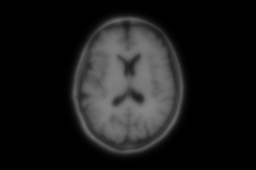
#> input picture code/xs_04/I_1.pgm, 256 x 170 px, shrunk from 320 x 213 before the run
$ python xs04_main.py
#> lines starting #> are read from the running program, lines starting #| are printed output that depends on the picture; long printed decimals are rounded
### code/xs_04/func_obj.py
"""
LEONARDO DANIEL AVIÑA NERI
Fecha: 15/04/2026  (dd/mm/aaaa)
MAJOR: LIDIA
Universidad de Guanajuato - Campus Irapuato-Salamanca
Email: ld.avinaneri@ugto.mx
UDA: Optimización
DESCRIPTION:
    Función objetivo SSD para registro afín de imágenes.

Formulación exacta del ejercicio:
    f(t) = 1/2 * sum_{i=1}^n sum_{j=1}^m  (v_o_{i,j} - v_m_{i,j}*)^2

    X(p_{i,j}, t) = [i, j, 1, 0, 0, 0 ] * [t1]
                    [0, 0, 0, i, j, 1 ]   [t2]
                                           [t3]
                                           [t4]
                                           [t5]
                                           [t6]
    =>  x* = t1*i + t2*j + t3    (i = fila, j = columna)
        y* = t4*i + t5*j + t6

    Gradiente (regla de la cadena):
        df/dt_k = -sum_{i,j} (v_o_{i,j} - v_m_{i,j}*) * dv_m*/dt_k

        dv_m*/dt_k = (∂Im/∂x*) * (∂x*/∂t_k)  +  (∂Im/∂y*) * (∂y*/∂t_k)

    D_t v_m* = X^T * [∂Im/∂x*, ∂Im/∂y*]^T   =>  vector 6x1:
        [i * gx*, j * gx*, gx*, i * gy*, j * gy*, gy*]

    donde gx* = ∂Im/∂x* evaluado en (x*, y*) = gradiente de Im en dirección
    de filas (eje-0), y gy* en dirección de columnas (eje-1).

    CONVENCIÓN: i = fila (eje-0), j = columna (eje-1)
                x* -> eje fila,   y* -> eje columna
"""

import os
import sys
import numpy as np
from scipy.ndimage import map_coordinates

ROOT = os.path.dirname(os.path.dirname(os.path.abspath(__file__)))
if ROOT not in sys.path:
    sys.path.insert(0, ROOT)

from functions import Function
from xs_04.modelo import AffineModel6


class AffineRegistrationObjective(Function):
    """
    f(t) = 1/2 * || I_o - X(I_m, t) ||^2_2
    """

    def __init__(self, fixed_img: np.ndarray, moving_img: np.ndarray):
        super().__init__()

        self.fixed_img  = np.asarray(fixed_img,  dtype=float)
        self.moving_img = np.asarray(moving_img, dtype=float)

        if self.fixed_img.shape != self.moving_img.shape:
            raise ValueError("Las imágenes fixed y moving deben tener la misma forma.")

        # Gradiente de Im: np.gradient(f) => [df/d_eje0, df/d_eje1]
        #   eje-0 = filas (dirección i)   => gx (∂Im/∂x*, donde x* es fila)
        #   eje-1 = columnas (dirección j)=> gy (∂Im/∂y*, donde y* es columna)
        self.gx_img, self.gy_img = np.gradient(self.moving_img)

        # Malla i (filas) y j (columnas) de la imagen fija
        h, w = self.fixed_img.shape
        # i_coords[i,j] = i,  j_coords[i,j] = j
        self.i_coords, self.j_coords = np.meshgrid(
            np.arange(h), np.arange(w), indexing='ij'
        )
        self.i_coords = self.i_coords.astype(float)
        self.j_coords = self.j_coords.astype(float)

        self.name = "IntensityBasedAffineRegistration"

    # ------------------------------------------------------------------
    def _warp_and_gradients(self, theta: np.ndarray):
        """
        Warp: para cada pixel (i,j) de la imagen fija calcula su posición
        transformada (x*, y*) en la imagen móvil y muestrea Im y su gradiente.

        x* = t1*i + t2*j + t3   (coordenada de fila en Im)
        y* = t4*i + t5*j + t6   (coordenada de columna en Im)

        map_coordinates recibe [eje0, eje1] = [x*, y*]
        """
        theta = AffineModel6.validate_theta(theta)
        t1, t2, t3, t4, t5, t6 = theta

        x_warp = t1 * self.i_coords + t2 * self.j_coords + t3  # fila en Im
        y_warp = t4 * self.i_coords + t5 * self.j_coords + t6  # col  en Im

        coords = np.stack([x_warp, y_warp])  # shape (2, H, W)

        warped_img = map_coordinates(self.moving_img, coords, order=1, mode='constant', cval=0.0)
        warped_gx  = map_coordinates(self.gx_img,    coords, order=1, mode='constant', cval=0.0)
        warped_gy  = map_coordinates(self.gy_img,    coords, order=1, mode='constant', cval=0.0)

        return warped_img, warped_gx, warped_gy

    # ------------------------------------------------------------------
    def eval(self, theta: np.ndarray) -> float:
        """f(t) = 1/2 * sum_{i,j} (v_o - v_m*)^2"""
        warped_img, _, _ = self._warp_and_gradients(theta)
        residual = self.fixed_img - warped_img
        return 0.5 * float(np.sum(residual ** 2))

    # ------------------------------------------------------------------
    def diff(self, theta: np.ndarray) -> np.ndarray:
        """
        Gradiente analítico:
            df/dt_k = -sum_{i,j} residual_{i,j} * (D_t v_m*)_k

        D_t v_m* = X^T * [gx*, gy*]^T  con X = [i,j,1,0,0,0; 0,0,0,i,j,1]

        Componentes:
            dt1: gx* * i
            dt2: gx* * j
            dt3: gx* * 1
            dt4: gy* * i
            dt5: gy* * j
            dt6: gy* * 1
        """
        warped_img, warped_gx, warped_gy = self._warp_and_gradients(theta)
        residual = self.fixed_img - warped_img  # (H, W)

        i = self.i_coords  # fila
        j = self.j_coords  # columna

        grad = np.zeros(AffineModel6.N_PARAMS, dtype=float)
        grad[0] = -np.sum(residual * warped_gx * i)
        grad[1] = -np.sum(residual * warped_gx * j)
        grad[2] = -np.sum(residual * warped_gx)
        grad[3] = -np.sum(residual * warped_gy * i)
        grad[4] = -np.sum(residual * warped_gy * j)
        grad[5] = -np.sum(residual * warped_gy)

        return grad

    def ddiff(self, theta: np.ndarray) -> np.ndarray:
        raise NotImplementedError("BFGS aproxima el Hessiano.")

    @classmethod
    def from_images_placeholder(cls, moving_img, fixed_img, step=12):
        return cls(fixed_img=fixed_img, moving_img=moving_img)


# [27 lines left out: function main, not called in this run]


# [2 lines that do not run on import are left out]

### code/xs_04/modelo.py
"""
Fecha: 15/04/2026  (dd/mm/aaaa)
MAJOR: LIDIA
Universidad de Guanajuato - Campus Irapuato-Salamanca
Email: ld.avinaneri@ugto.mx
UDA:
DESCRIPTION:
"""

import numpy as np


class AffineModel6:
    """
    Modelo afín 2D con 6 parámetros según la formulación del ejercicio:

        X(p_i, t) = [x, y, 1, 0, 0, 0]   [t1]
                    [0, 0, 0, x, y, 1] * [t2]
                                          [t3]
                                          [t4]
                                          [t5]
                                          [t6]

    Esto produce:
        x* = t1*x + t2*y + t3
        y* = t4*x + t5*y + t6

    theta = [t1, t2, t3, t4, t5, t6]
    """

    N_PARAMS = 6

    @staticmethod
    def validate_theta(theta: np.ndarray) -> np.ndarray:
        theta = np.asarray(theta, dtype=float).reshape(-1)
        if theta.size != 6:
            raise ValueError("theta debe tener 6 parámetros")
        return theta

    @classmethod
    def identity_theta(cls) -> np.ndarray:
        """Devuelve theta identidad: x*=x, y*=y sin traslación."""
        # t1=1, t2=0, t3=0 (x* = 1*x + 0*y + 0)
        # t4=0, t5=1, t6=0 (y* = 0*x + 1*y + 0)
        return np.array([1.0, 0.0, 0.0, 0.0, 1.0, 0.0], dtype=float)

    # [75 lines left out: functions theta_to_matrix, transform_points, build_design_matrix, stack_targets, main, not called in this run]


# [2 lines that do not run on import are left out]

### code/xs_04/plot_registration.py
"""
Visualización base para registro afín:
- Imagen fija
- Imagen móvil
- Imagen móvil transformada
"""

import os
import sys
import matplotlib.pyplot as plt
import numpy as np
from scipy.ndimage import map_coordinates


class RegistrationPlotter:
    def __init__(self, title = "Resultados del Registro Afín", figsize = (15, 5)):
        self.title = title
        self.figsize = figsize
        self.fig = None
        self.axes = None

    def show_registration_results(self, img_fixed, img_moving, img_resultant,
                                  title1="I_1 (Original)",
                                  title2="I_2 (Transformada)",
                                  title3="Corregida"):
        """
        Crea una visualización de tres imágenes una al lado de la otra.

        Args:
            img_fixed (numpy.ndarray): Matriz de la imagen de referencia.
            img_moving (numpy.ndarray): Matriz de la imagen distorsionada.
            img_resultant (numpy.ndarray): Matriz de la imagen móvil corregida.
        """
        self.fig, self.axes = plt.subplots(1, 3, figsize=self.figsize)
        self.fig.suptitle(self.title, fontsize=16)

        images = [img_fixed, img_moving, img_resultant]
        titles = [title1, title2, title3]

        for i in range(3):
            self.axes[i].imshow(images[i], cmap='gray')
            self.axes[i].set_title(titles[i])
            self.axes[i].axis('off')

        plt.tight_layout()
        plt.show()

    def show(self, fixed_img: np.ndarray, moving_img: np.ndarray,
             theta: np.ndarray = None, warped_img: np.ndarray = None):
        """
        Método conveniente usado por xs04_main.py.
        Si warped_img es None pero theta es dado, aplica el warp.
        """
        if warped_img is None and theta is not None:
            from xs_04.modelo import AffineModel6
            theta = AffineModel6.validate_theta(theta)
            t1, t2, t3, t4, t5, t6 = theta
            h, w = moving_img.shape
            # Convención: i=fila (eje-0), j=columna (eje-1)
            # fila* = t1*i + t2*j + t3
            # col*  = t4*i + t5*j + t6
            i_c, j_c = np.meshgrid(np.arange(h), np.arange(w), indexing='ij')
            row_warp = t1 * i_c + t2 * j_c + t3
            col_warp = t4 * i_c + t5 * j_c + t6
            coords = np.stack([row_warp, col_warp])
            warped_img = map_coordinates(moving_img.astype(float), coords,
                                         order=1, mode='constant', cval=0.0)

        if warped_img is None:
            warped_img = moving_img

        self.show_registration_results(
            img_fixed=fixed_img,
            img_moving=moving_img,
            img_resultant=warped_img,
        )


# Alias para compatibilidad con xs04_main.py
RegistrationPlot = RegistrationPlotter


# Función para cargar las imágenes
# [40 lines left out: functions load_image, main, not called in this run]

# [2 lines that do not run on import are left out]

### code/xs_04/xs04_main.py
"""
LEONARDO DANIEL AVIÑA NERI
Fecha: 15/04/2026  (dd/mm/aaaa)
MAJOR: LIDIA
Universidad de Guanajuato - Campus Irapuato-Salamanca
Email: ld.avinaneri@ugto.mx
UDA: Optimización
DESCRIPTION:
    Registro afín de imágenes usando BFGS con función objetivo SSD.
    Imágenes fija: I_1.pgm (referencia)  |  Móvil: I_6.pgm

    Estrategia de optimización (3 pasos):
      1. Grid search exhaustivo a 1/4 de resolución → punto inicial global
      2. Refinamiento L-BFGS-B a 1/2 de resolución
      3. Refinamiento L-BFGS-B a resolución completa
"""

import os
import sys
import numpy as np
import matplotlib.pyplot as plt
from scipy.optimize import minimize
from scipy.ndimage import map_coordinates, zoom

DIR  = os.path.dirname(os.path.abspath(__file__))
ROOT = os.path.dirname(DIR)
if ROOT not in sys.path:
    sys.path.insert(0, ROOT)

from xs_04.func_obj import AffineRegistrationObjective
from xs_04.modelo import AffineModel6
from xs_04.plot_registration import RegistrationPlot


# ── Configuración ─────────────────────────────────────────────────────────────
FIXED_PATH  = os.path.join(DIR, "I_1.pgm")
MOVING_PATH = os.path.join(DIR, "I_6.pgm")


# ── Utilidades ────────────────────────────────────────────────────────────────
def cargar_gray(path: str) -> np.ndarray:
    img = plt.imread(path).astype(float)
    if img.ndim == 3:
        img = img[..., 0]
    vmax = img.max()
    return img / vmax if vmax > 0 else img


def _refinar(func, theta_init, gtol=1e-7):
    """Refina theta con L-BFGS-B sin bounds."""
    res = minimize(func.eval, theta_init, jac=func.diff, method='L-BFGS-B',
                   options={'maxiter': 1000, 'ftol': 1e-15, 'gtol': gtol})
    return res.x, res.fun, res.nit


# ── Main ──────────────────────────────────────────────────────────────────────
def main():
    print("=== Registro afín de imágenes — BFGS (SSD) ===\n")

    # 1. Cargar imágenes normalizadas
    fixed_full  = cargar_gray(FIXED_PATH)
#> in cargar_gray, `vmax = img.max()`: vmax = 132
    moving_full = cargar_gray(MOVING_PATH)
#> call 2 of cargar_gray, with path = 'code/xs_04/I_6.pgm'
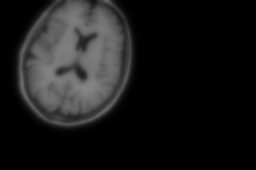
#> input picture code/xs_04/I_6.pgm, 256 x 170 px, shrunk from 320 x 213 before the run
    h, w = fixed_full.shape
#> h = 170; w = 256
    print(f"I_1 (fija)  shape: {fixed_full.shape}")
#| I_1 (fija)  shape: (170, 256)
    print(f"I_6 (móvil) shape: {moving_full.shape}\n")
#| I_6 (móvil) shape: (170, 256)

    f0 = AffineRegistrationObjective(fixed_full, moving_full).eval(AffineModel6.identity_theta())
#> in validate_theta, `theta = np.asarray(theta, dtype=float).reshape(-1)`: theta = [1, 0, 0, 0, 1, 0]
#> in _warp_and_gradients, `t1, t2, t3, t4, t5, t6 = theta`: t1 = 1; t2 = 0; t5 = 1; t6 = 0
#> in eval, `residual = self.fixed_img - warped_img`:
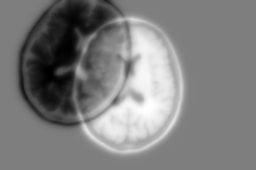
#> residual: shape (170, 256) float64; min -0.977, max 1, mean 0.00455; drawn with min black and max white
#> f0 = 3651.4
    print(f"f(identidad) = {f0:.4f}\n")
#| f(identidad) = 3651.3584

    # ── Paso 1: Grid search a 1/4 de resolución ──────────────────────────────
    print("Paso 1: Grid search (1/4 resolución)...")
    scale = 0.25
    fixed_s  = zoom(fixed_full,  scale, order=1)
    moving_s = zoom(moving_full, scale, order=1)
    hs, ws   = fixed_s.shape
#> hs = 42; ws = 64

    i_c = np.arange(hs)[:, None].astype(float)
#> i_c = 42 values from 0 to 41
    j_c = np.arange(ws)[None, :].astype(float)

    best_f   = 1e18
    best_t   = AffineModel6.identity_theta()

    for t1 in np.linspace(0.7, 1.3, 7):
     for t5 in np.linspace(0.7, 1.3, 7):
      for t2 in np.linspace(-0.3, 0.3, 5):
       for t4 in np.linspace(-0.3, 0.3, 5):
        for t3 in np.linspace(-hs*0.4, hs*0.4, 9):
         for t6 in np.linspace(-ws*0.4, ws*0.4, 9):
          rw = t1*i_c + t2*j_c + t3
          cw = t4*i_c + t5*j_c + t6
          warped = map_coordinates(moving_s, [rw, cw], order=1,
                                   mode='constant', cval=0.0)
          f = 0.5 * np.sum((fixed_s - warped) ** 2)
          if f < best_f:
              best_f = f
              best_t = np.array([t1, t2, t3, t4, t5, t6])
#> after the loop, best_f = 7.88; best_t = [0.9, 0.3, -12.6, -0.3, 1, -6.4]

    # Escalar traslaciones al tamaño completo
    theta_init = best_t.copy()
#> theta_init = [0.9, 0.3, -12.6, -0.3, 1, -6.4]
    theta_init[2] /= scale   # t3 fila
    theta_init[5] /= scale   # t6 col
    print(f"  Mejor inicial: f={best_f:.4f}  theta={np.round(best_t,3)}")
#|   Mejor inicial: f=7.8753  theta=[  0.9   0.3 -12.6  -0.3   1.   -6.4]
    print(f"  (trasl. a tamaño completo: t3={theta_init[2]:.1f}, t6={theta_init[5]:.1f})\n")
#|   (trasl. a tamaño completo: t3=-50.4, t6=-25.6)

    # ── Paso 2: Refinamiento a 1/2 resolución ────────────────────────────────
    print("Paso 2: Refinamiento (1/2 resolución)...")
    scale = 0.5
    fixed_h  = zoom(fixed_full,  scale, order=1)
    moving_h = zoom(moving_full, scale, order=1)
    func_h   = AffineRegistrationObjective(fixed_h, moving_h)
#> in __init__ (call 2), `self.gx_img, self.gy_img = np.gradient(self.moving_img)`:
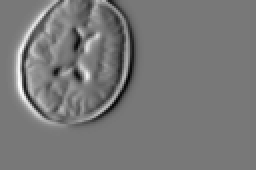
#> self.gy_img: shape (85, 128) float64 (shown 2 times larger); min -0.231, max 0.257, mean 8.1e-20; drawn with min black and max white

    theta_h = theta_init.copy()
#> theta_h = [0.9, 0.3, -50.4, -0.3, 1, -25.6]
    theta_h[2] *= scale; theta_h[5] *= scale

    theta_h, fh, nit_h = _refinar(func_h, theta_h)
#> in _warp_and_gradients (call 3), `theta = AffineModel6.validate_theta(theta)`: theta = [0.9, 0.3, -25.2, -0.3, 1, -12.8]
#> in _warp_and_gradients (call 3), `t1, t2, t3, t4, t5, t6 = theta`: t1 = 0.9; t2 = 0.3; t3 = -25.2; t4 = -0.3; t6 = -12.8
#> in _warp_and_gradients (call 3), `y_warp = t4 * self.i_coords + t5 * self.j_coords + t6`:
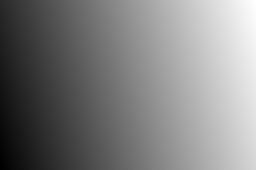
#> y_warp: shape (85, 128) float64 (shown 2 times larger); min -38, max 114.2, mean 38.1; drawn with min black and max white
#> in _warp_and_gradients (call 4), `warped_img = map_coordinates(self.moving_img, coords, order=1, mode='c..`: warped_img: shape (85, 128) float64; every value is 0
#> in _warp_and_gradients (call 5), `theta = AffineModel6.validate_theta(theta)`: theta = [0.353, -0.428, -25.21, -0.449, 0.615, -12.8]
#> in _warp_and_gradients (call 5), `t1, t2, t3, t4, t5, t6 = theta`: t1 = 0.353; t2 = -0.428; t3 = -25.21; t4 = -0.449; t5 = 0.615
#> in _warp_and_gradients (call 5), `x_warp = t1 * self.i_coords + t2 * self.j_coords + t3`:
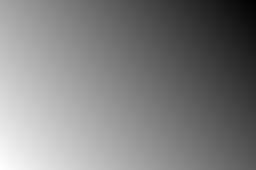
#> x_warp: shape (85, 128) float64 (shown 2 times larger); min -79.58, max 4.46, mean -37.56; drawn with min black and max white
#> in eval (call 4), `residual = self.fixed_img - warped_img`:
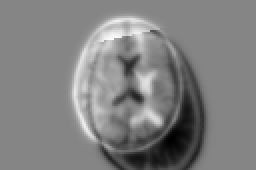
#> residual: shape (85, 128) float64 (shown 2 times larger); min -0.948, max 0.862, mean -0.0301; drawn with min black and max white
#> in eval (call 5), `residual = self.fixed_img - warped_img`:
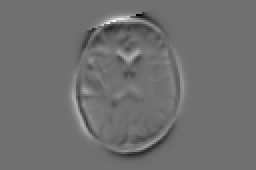
#> residual: shape (85, 128) float64 (shown 2 times larger); min -0.572, max 0.728, mean -0.00226; drawn with min black and max white
#> in _refinar, `res = minimize(func.eval, theta_init, jac=func.diff, method='L-BFGS-B'..`: res = 10 items
#> theta_h = [0.95, 0.231, -25.2, -0.273, 0.975, -12.8]; fh = 13.77; nit_h = 18
    theta_h[2] /= scale; theta_h[5] /= scale
    print(f"  f={fh:.4f}  iters={nit_h}  theta={np.round(theta_h,4)}\n")
#|   f=13.7721  iters=18  theta=[  0.9497   0.231  -50.4034  -0.2726   0.9753 -25.5992]

    # ── Paso 3: Refinamiento a resolución completa ───────────────────────────
    print("Paso 3: Refinamiento (resolución completa)...")
    func_full = AffineRegistrationObjective(fixed_full, moving_full)

    theta_opt, f_opt, nit_f = _refinar(func_full, theta_h)
#> theta_opt = [0.95, 0.231, -50.4, -0.273, 0.975, -25.6]; f_opt = 58.13; nit_f = 0
    print(f"  f={f_opt:.4f}  iters={nit_f}  theta={np.round(theta_opt,5)}\n")
#|   f=58.1257  iters=0  theta=[  0.9497   0.2309 -50.403  -0.2726   0.9754 -25.599]

    print("─" * 50)
    print(f"SSD: {f0:.2f} → {f_opt:.2f}  (reducción {(1-f_opt/f0)*100:.1f}%)")
#| SSD: 3651.36 → 58.13  (reducción 98.4%)
    labels = ["t1 (escala fila)", "t2 (cizalla)", "t3 (trasl. fila)",
              "t4 (cizalla)",    "t5 (escala col)", "t6 (trasl. col)"]
    print("\nTheta óptimo:")
    for lb, v in zip(labels, theta_opt):
        print(f"  {lb}: {v:.6f}")
#> this loop made 6 passes
#> (lb, v) on passes 1 to 6: ('t1 (escala fila)', 0.95), ('t2 (cizalla)', 0.231), ('t3 (trasl. fila)', -50.4), ('t4 (cizalla)', -0.273), ('t5 (escala col)', 0.975), ('t6 (trasl. col)', -25.6)
#|   t1 (escala fila): 0.9497
#|   t2 (cizalla): 0.231
#|   t3 (trasl. fila): -50.403
#|   t4 (cizalla): -0.2726
#|   t5 (escala col): 0.9753
#|   t6 (trasl. col): -25.599

    # ── Visualizar ────────────────────────────────────────────────────────────
    plotter = RegistrationPlot(
        title=f"Registro afín — BFGS  (SSD: {f0:.0f} → {f_opt:.0f}, {(1-f_opt/f0)*100:.1f}%)"
    )
    plotter.show(fixed_img=fixed_full, moving_img=moving_full, theta=theta_opt)
#> in show, `theta = AffineModel6.validate_theta(theta)`: theta = [0.95, 0.231, -50.4, -0.273, 0.975, -25.6]
#> in show, `t1, t2, t3, t4, t5, t6 = theta`: t1 = 0.95; t2 = 0.231; t3 = -50.4; t4 = -0.273; t5 = 0.975; t6 = -25.6


if __name__ == "__main__":
    main()
